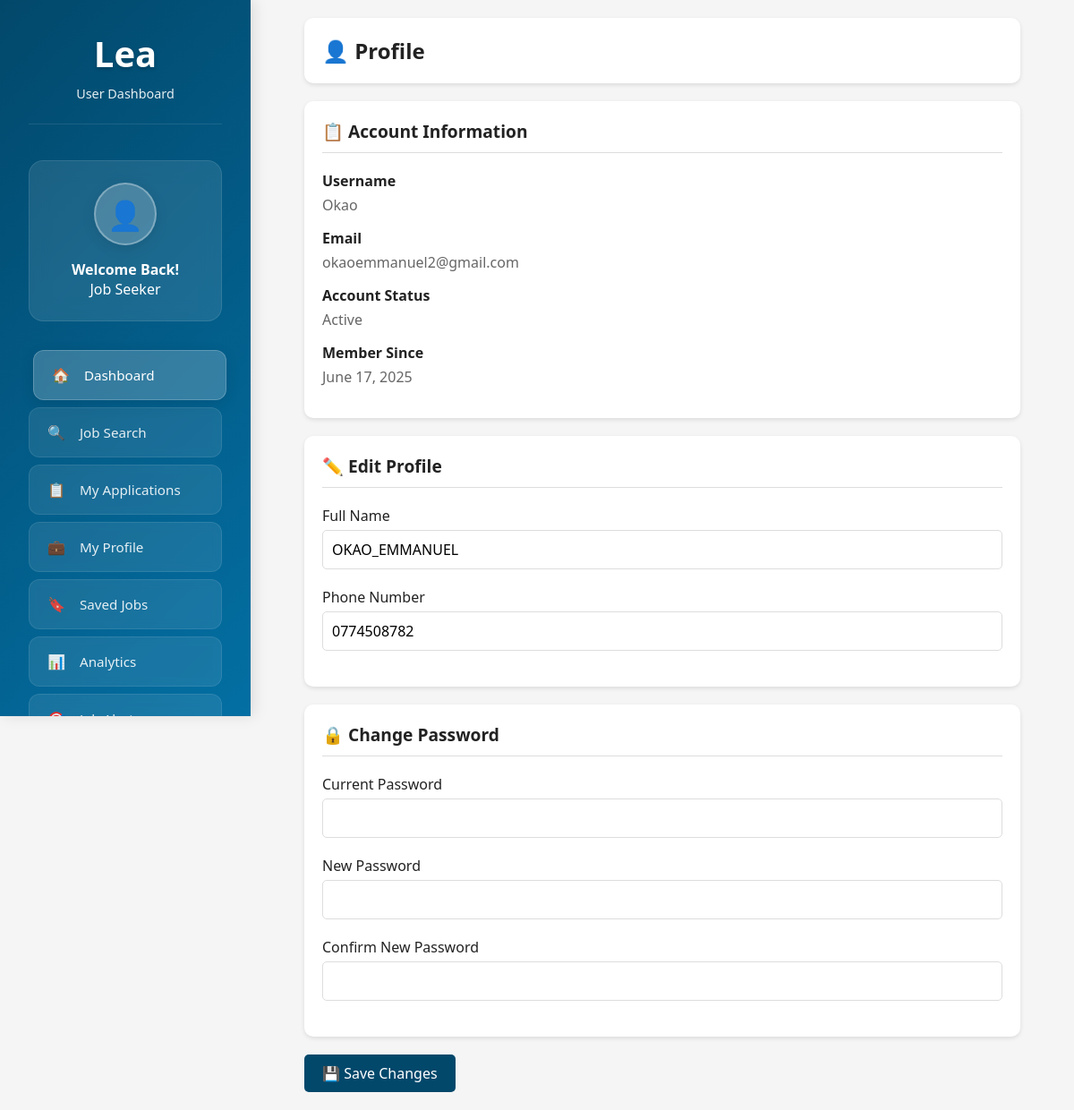
Screenshot of /USERS/profile.php (signed in) with the database file from the repository.
### tables this page shows
CREATE TABLE `settings` (
  `id` int(11) NOT NULL,
  `system_name` varchar(100) NOT NULL,
  `smtp_host` varchar(255) DEFAULT NULL,
  `smtp_port` varchar(10) DEFAULT NULL,
  `smtp_username` varchar(255) DEFAULT NULL,
  `smtp_password` varchar(255) DEFAULT NULL,
  `smtp_encryption` enum('tls','ssl','none') DEFAULT 'tls',
  `from_email` varchar(255) DEFAULT NULL,
  `from_name` varchar(255) DEFAULT NULL,
  `sms_provider` enum('twilio','nexmo','custom') DEFAULT NULL,
  `sms_api_key` varchar(255) DEFAULT NULL,
  `sms_sender_id` varchar(50) DEFAULT NULL,
  `timezone` varchar(100) DEFAULT 'UTC',
  `created_at` datetime NOT NULL,
  `updated_at` datetime DEFAULT current_timestamp() ON UPDATE current_timestamp()
);

CREATE TABLE `users` (
  `id` int(11) NOT NULL,
  `username` varchar(50) NOT NULL,
  `email` varchar(100) NOT NULL,
  `password` varchar(255) NOT NULL,
  `full_name` varchar(100) NOT NULL,
  `phone` varchar(20) DEFAULT NULL,
  `cv_path` varchar(255) DEFAULT NULL,
  `academic_docs_path` varchar(255) DEFAULT NULL,
  `certifications_path` varchar(255) DEFAULT NULL,
  `status` enum('active','pending','inactive') DEFAULT 'pending',
  `created_at` timestamp NOT NULL DEFAULT current_timestamp(),
  `updated_at` timestamp NOT NULL DEFAULT current_timestamp() ON UPDATE current_timestamp(),
  `academic_path` varchar(255) DEFAULT NULL,
  `certification_path` varchar(255) DEFAULT NULL,
  `reset_token` varchar(64) DEFAULT NULL,
  `reset_expires` datetime DEFAULT NULL
);

### USERS/profile.php (the view, shortened to what this page needs)
<?php
require_once '../includes/config.php';
$user_id = $_SESSION['user_id'];
$stmt = $conn->prepare("SELECT * FROM users WHERE id = :user_id");
$stmt->bindParam(':user_id', $user_id, PDO::PARAM_INT);
$stmt->execute();
$user = $stmt->fetch(PDO::FETCH_ASSOC);
?>
<!DOCTYPE html>
<html lang="en">
<head>
</head>
<body>
    <?php include 'sidebar.php'; ?>
    <div class="main-content">
        <div class="profile-container">
            <div class="page-header">
                <h1 class="page-title">👤 Profile</h1>
            </div>
            <div class="profile-section">
                <h2 class="section-title">📋 Account Information</h2>
                <div class="info-item">
                    <div class="info-label">Username</div>
                    <div class="info-value"><?php echo htmlspecialchars($user['username']); ?></div>
                </div>
                <div class="info-item">
                    <div class="info-label">Email</div>
                    <div class="info-value"><?php echo htmlspecialchars($user['email']); ?></div>
                </div>
                <div class="info-item">
                    <div class="info-label">Account Status</div>
                    <div class="info-value"><?php echo ucfirst(htmlspecialchars($user['status'])); ?></div>
                </div>
                <div class="info-item">
                    <div class="info-label">Member Since</div>
                    <div class="info-value"><?php echo date('F j, Y', strtotime($user['created_at'])); ?></div>
                </div>
            </div>
            <form method="POST" action="">
                <div class="profile-section">
                    <h2 class="section-title">✏️ Edit Profile</h2>
                    <div class="form-group">
                        <label for="full_name">Full Name</label>
                        <input type="text" id="full_name" name="full_name" class="form-control"
                               value="<?php echo htmlspecialchars($user['full_name']); ?>" required>
                    </div>
                    <div class="form-group">
                        <label for="phone">Phone Number</label>
                        <input type="tel" id="phone" name="phone" class="form-control"
                               value="<?php echo htmlspecialchars($user['phone']); ?>">
                    </div>
                </div>
                <div class="profile-section">
                    <h2 class="section-title">🔒 Change Password</h2>
                    <div class="form-group">
                        <label for="current_password">Current Password</label>
                        <input type="password" id="current_password" name="current_password" class="form-control">
                    </div>
                    <div class="form-group">
                        <label for="new_password">New Password</label>
                        <input type="password" id="new_password" name="new_password" class="form-control">
                    </div>
                    <div class="form-group">
                        <label for="confirm_password">Confirm New Password</label>
                        <input type="password" id="confirm_password" name="confirm_password" class="form-control">
                    </div>
                </div>
                <button type="submit" class="btn">💾 Save Changes</button>
            </form>
        </div>
    </div>
</body>
</html>

### USERS/sidebar.php (shortened to what this page needs)
<?php
require_once '../includes/config.php';
$system_name = 'LAIR';
try {
    $settings_sql = "SELECT system_name FROM settings LIMIT 1";
    $settings_result = $conn->query($settings_sql);
    if ($settings_result && $settings_result->rowCount() > 0) {
        $settings = $settings_result->fetch(PDO::FETCH_ASSOC);
        $system_name = $settings['system_name'] ?: 'LAIR';
    }
} catch (Exception $e) {
    $system_name = 'LAIR';
}
?>
<div class="sidebar" id="sidebar">
    <div class="sidebar-header">
        <h2><?php echo htmlspecialchars($system_name); ?></h2>
        <p>User Dashboard</p>
    </div>
    <div class="user-profile">
        <div class="user-avatar">👤</div>
        <h4>Welcome Back!</h4>
        <p>Job Seeker</p>
    </div>
    <ul class="sidebar-menu">
        <li><a href="dashboard.php" class="active" onclick="setActiveMenu(this)">🏠 <span>Dashboard</span></a></li>
        <li><a href="job-search.php" onclick="setActiveMenu(this)">🔍 <span>Job Search</span></a></li>
        <li><a href="applications.php" onclick="setActiveMenu(this)">📋 <span>My Applications</span></a></li>
        <li><a href="profile.php" onclick="setActiveMenu(this)">💼 <span>My Profile</span></a></li>
        <li><a href="saved-jobs.php" onclick="setActiveMenu(this)">🔖 <span>Saved Jobs</span></a></li>
        <li><a href="analytics.php" onclick="setActiveMenu(this)">📊 <span>Analytics</span></a></li>
        <li><a href="job-alerts.php" onclick="setActiveMenu(this)">🎯 <span>Job Alerts</span></a></li>
    </ul>
</div>

### USERS/profile.php (style rules this page uses)
:root { --primary-color: #02486b; --secondary-color: #036fa3; --accent-color: #2196F3; --text-dark: #333; --text-light: #666; --white: #fff; --light-gray: #f5f5f5; --border-color: #ddd; --sidebar-width: 250px; }
* { margin: 0; padding: 0; box-sizing: border-box; font-family: 'Segoe UI', Tahoma, Geneva, Verdana, sans-serif; }
body { background-color: var(--light-gray); display: flex; min-height: 100vh; }
.main-content { flex: 1; margin-left: var(--sidebar-width); padding: 20px; transition: margin-left 0.3s ease; }
.profile-container { max-width: 800px; margin: 0 auto; }
.page-header { background: var(--white); padding: 20px; border-radius: 10px; box-shadow: 0 2px 5px rgba(0,0,0,0.1); margin-bottom: 20px; }
.page-title { color: var(--text-dark); font-size: 1.5em; }
.profile-section { background: var(--white); padding: 20px; border-radius: 10px; box-shadow: 0 2px 5px rgba(0,0,0,0.1); margin-bottom: 20px; }
.section-title { color: var(--text-dark); font-size: 1.2em; margin-bottom: 20px; padding-bottom: 10px; border-bottom: 1px solid var(--border-color); }
.form-group { margin-bottom: 20px; }
.form-group label { display: block; margin-bottom: 5px; color: var(--text-dark); }
.form-control { width: 100%; padding: 10px; border: 1px solid var(--border-color); border-radius: 5px; font-size: 1em; }
.btn { background: linear-gradient(to right, #02486b 0%, #02486b 100%); color: var(--white); padding: 10px 20px; border: none; border-radius: 5px; cursor: pointer; font-size: 1em; transition: opacity 0.3s ease; }
.info-item { margin-bottom: 15px; }
.info-label { font-weight: bold; color: var(--text-dark); margin-bottom: 5px; }
.info-value { color: var(--text-light); }

### USERS/sidebar.php (style rules this page uses)
:root { --primary-blue: #02486b; --primary-blue-light: #036fa3; --white: #fff; --gray-light: #f5f6fa; --gray-border: #e0e0e0; --text-dark: #222; --text-medium: #444; --sidebar-width: 280px; }
.sidebar { width: var(--sidebar-width); background: linear-gradient(135deg, var(--primary-blue) 0%, var(--primary-blue-light) 100%); padding: 2rem; position: fixed; height: 100vh; overflow-y: auto; z-index: 1000; box-shadow: 4px 0 15px rgba(0, 0, 0, 0.1); transition: all 0.3s ease; }
.sidebar-header { text-align: center; margin-bottom: 2.5rem; padding-bottom: 1.5rem; border-bottom: 1px solid rgba(255, 255, 255, 0.1); }
.sidebar-header h2 { color: var(--white); font-size: 2.5rem; margin-bottom: 0.5rem; font-weight: 800; text-shadow: 0 2px 4px rgba(0, 0, 0, 0.2); }
.sidebar-header p { color: var(--white); opacity: 0.9; font-size: 0.9rem; }
.user-profile { background: rgba(255, 255, 255, 0.1); padding: 1.5rem; border-radius: 1rem; margin-bottom: 2rem; text-align: center; color: var(--white); backdrop-filter: blur(10px); -webkit-backdrop-filter: blur(10px); border: 1px solid rgba(255, 255, 255, 0.1); transition: all 0.3s ease; }
.user-avatar { width: 70px; height: 70px; border-radius: 50%; background: rgba(255, 255, 255, 0.2); display: flex; align-items: center; justify-content: center; margin: 0 auto 1rem; font-size: 2rem; border: 2px solid rgba(255, 255, 255, 0.3); box-shadow: 0 4px 15px rgba(0, 0, 0, 0.1); }
.sidebar-menu { list-style: none; padding: 0; margin: 0 0 2rem 0; }
.sidebar-menu li { margin-bottom: 0.5rem; }
.sidebar-menu a { display: flex; align-items: center; padding: 1rem 1.25rem; color: var(--white); opacity: 0.9; text-decoration: none; border-radius: 0.75rem; transition: all 0.3s ease; font-weight: 500; background: rgba(255, 255, 255, 0.1); backdrop-filter: blur(5px); -webkit-backdrop-filter: blur(5px); border: 1px solid rgba(255, 255, 255, 0.1); }
.sidebar-menu a:hover, .sidebar-menu a.active { background: rgba(255, 255, 255, 0.2); color: var(--white); opacity: 1; transform: translateX(5px); border-color: rgba(255, 255, 255, 0.2); box-shadow: 0 4px 15px rgba(0, 0, 0, 0.1); }
.sidebar-menu a span { margin-left: 1rem; font-size: 0.95rem; }

### rows the page displays
settings: system_name "Lea"
users: username "Okao", email "okaoemmanuel2@gmail.com", status "Active", created_at "June 17, 2025", full_name "OKAO_EMMANUEL", phone "0774508782"
